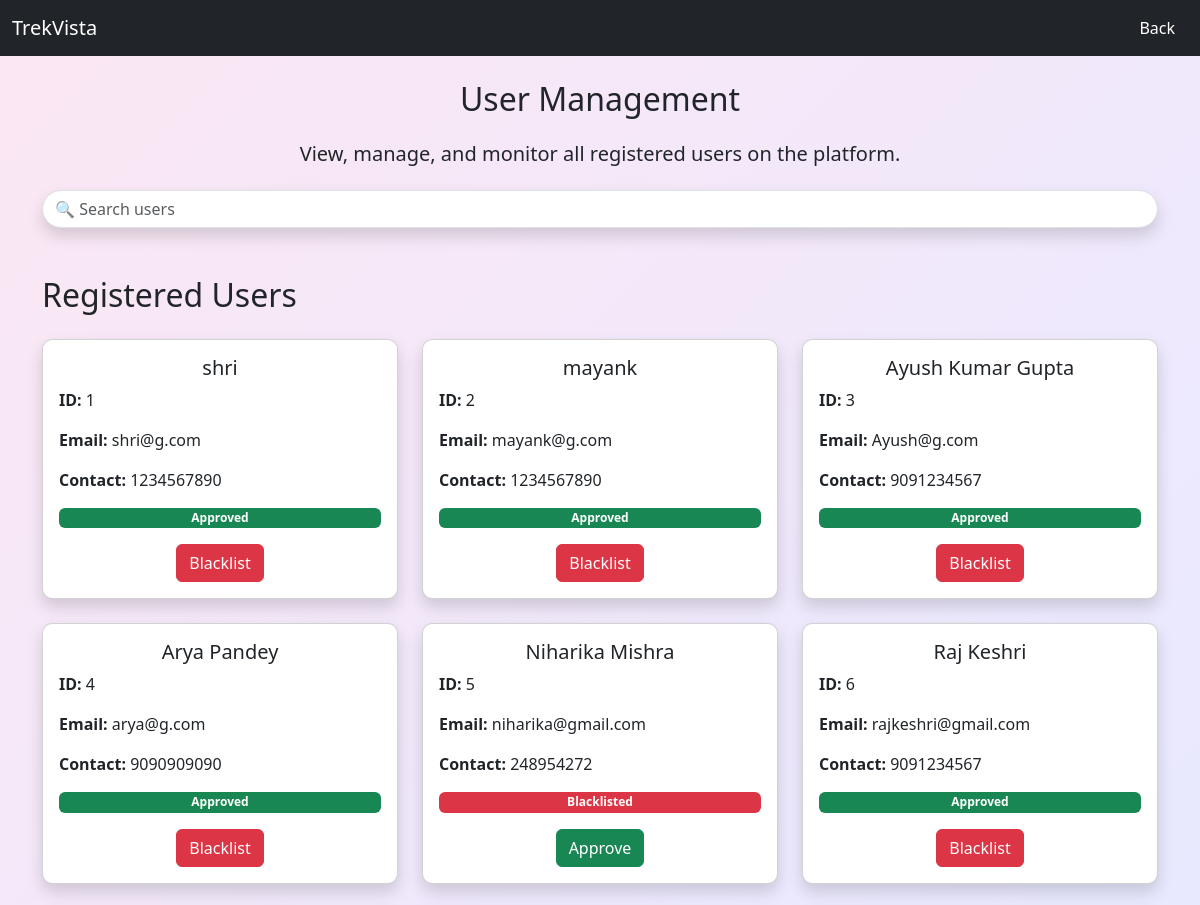
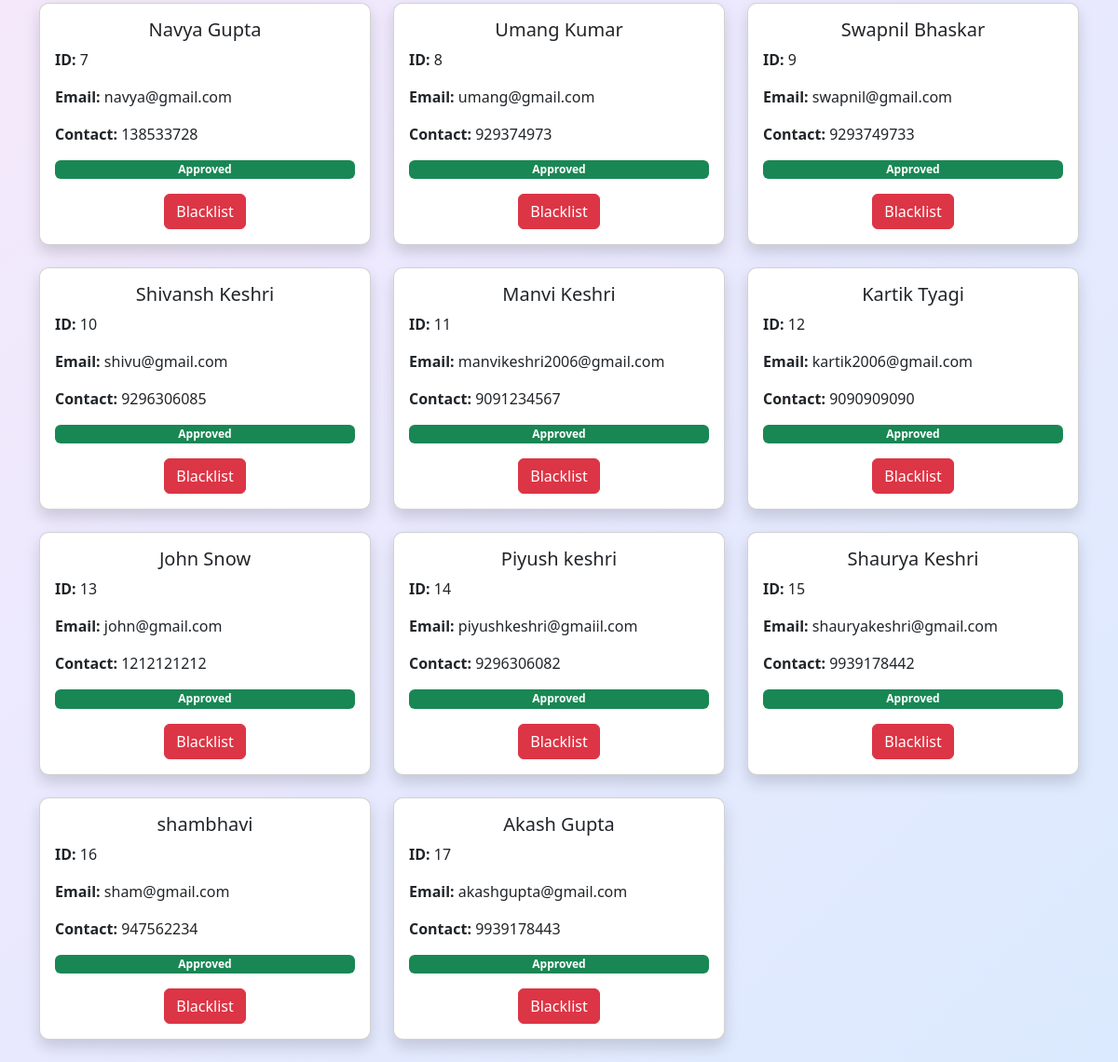
The app's page /admin/users (signed in) with its own data (2 pictures, top to bottom).
### application/model.py (models this page shows)
class User(db.Model):
    user_id=db.Column(db.Integer,primary_key=True)
    user_name = db.Column(db.String(100),nullable = False)
    email=db.Column(db.String(100),unique=True, nullable=False)
    password=db.Column(db.String(200),nullable=False)
    mobile = db.Column(db.String(15), nullable=False)
    is_blacklisted = db.Column(db.Boolean, default=False)
    created_at= db.Column(db.DateTime, default=datetime.utcnow)
    status=db.Column(db.String,default="Approved" )
    bookings = db.relationship("Booking", backref="user")

### application/routes.py (the view)
@app.route("/admin/users")
def admin_users():
    if "admin_id" not in session:
        return redirect("/admin_login")
    search = request.args.get("search", "")
    if search:
        users = User.query.filter(
            or_(
                User.user_name.ilike(f"%{search}%"),
                User.user_id == int(search) if search.isdigit() else False
            )
        ).all()
    else:
        users = User.query.all()
    return render_template(
        "admin/user.html",
        users=users,
        search=search
    )

### templates/Admin/user.html (shortened to what this page needs)
<!DOCTYPE html>
<html lang="en">
<head>
    <link href="https://cdn.jsdelivr.net/npm/bootstrap@5.3.8/dist/css/bootstrap.min.css" rel="stylesheet">
</head>
<body>
<nav class="navbar navbar-expand-lg">
    <div class="container-fluid">
        <a class="navbar-brand">TrekVista </a>
       <div ms-auto>
        <a href="/admin_dashboard" class="btn text-white fw">Back</a>
            </div>
    </div>
</nav>
<div class="container mt-4">
    <h2 class="mb-4 text-center">User Management</h2>
     <h5 class="text-center">View, manage, and monitor all registered users on the platform.</h5>
<form class="d-flex justify-content-center mt-4" method="GET">
    <input
        class="form-control w-100 rounded-pill shadow"
        type="search"
        name="search"
        value="{{ search }}"
        placeholder="🔍 Search users"
    >
</form>
<br>
<br>
{% if search %}
<h2 class="mb-4">Search Results for "{{ search }}"</h2>
{% else %}
<h2 class="mb-4">Registered Users</h2>
{% endif %}
    <div class="row">
        {% for u in users %}
        <div class="col-md-4 mb-4">
            <div class="card shadow p-3">
                <h5 class="text-center">{{ u.user_name }}</h5>
                <p><strong>ID:</strong> {{ u.user_id }}</p>
                <p><strong>Email:</strong> {{ u.email }}</p>
                <p><strong>Contact:</strong> {{ u.mobile}}</p>
                {% if u.is_blacklisted %}
                    <span class="badge bg-danger">Blacklisted</span>
                {% else %}
                    <span class="badge bg-success">Approved</span>
                {% endif %}
                 {% if u.is_blacklisted  %}
                 <div class="mt-3 d-flex justify-content-center">
                    <a href="/admin/users/approve/{{ u.user_id }}" class="btn btn-secondary btn-success">
                        Approve
                    </a>
                </div>
                {% else %}
                <div class="mt-3 d-flex justify-content-center">
                    <a href="/admin/users/blacklist/{{ u.user_id }}" class="btn btn-secondary btn-danger">
                        Blacklist
                    </a>
                </div>
                {% endif %}
            </div>
        </div>
        {% endfor %}
    </div>
</div>
</body>
</html>

### templates/Admin/user.html (style rules this page uses)
body { background: linear-gradient( 135deg, #fce7f3, #ede9fe, #dbeafe) }
.navbar { background-color: #212529; }
.navbar-brand, .nav-link { color: white !important; }
.card { border-radius: 10px; }

### records on screen
User: user_name "shri", user_id "1", email "shri@g.com", mobile "1234567890", is_blacklisted "Approved"
User: user_name "mayank", user_id "2", email "mayank@g.com", mobile "1234567890", is_blacklisted "Approved"
User: user_name "Ayush Kumar Gupta", user_id "3", email "Ayush@g.com", mobile "9091234567", is_blacklisted "Approved"
User: user_name "Arya Pandey", user_id "4", email "arya@g.com", mobile "9090909090", is_blacklisted "Approved"
User: user_name "Niharika Mishra", user_id "5", email "niharika@gmail.com", mobile "248954272", is_blacklisted "Blacklisted"
User: user_name "Raj Keshri", user_id "6", email "rajkeshri@gmail.com", mobile "9091234567", is_blacklisted "Approved"
User: user_name "Navya Gupta", user_id "7", email "navya@gmail.com", mobile "138533728", is_blacklisted "Approved"
User: user_name "Umang Kumar", user_id "8", email "umang@gmail.com", mobile "929374973", is_blacklisted "Approved"
User: user_name "Swapnil Bhaskar", user_id "9", email "swapnil@gmail.com", mobile "9293749733", is_blacklisted "Approved"
User: user_name "Shivansh Keshri", user_id "10", email "shivu@gmail.com", mobile "9296306085", is_blacklisted "Approved"
User: user_name "Manvi Keshri", user_id "11", email "manvikeshri2006@gmail.com", mobile "9091234567", is_blacklisted "Approved"
User: user_name "Kartik Tyagi", user_id "12", email "kartik2006@gmail.com", mobile "9090909090", is_blacklisted "Approved"
User: user_name "John Snow", user_id "13", email "john@gmail.com", mobile "1212121212", is_blacklisted "Approved"
User: user_name "Piyush keshri", user_id "14", email "piyushkeshri@gmaiil.com", mobile "9296306082", is_blacklisted "Approved"
User: user_name "Shaurya Keshri", user_id "15", email "shauryakeshri@gmail.com", mobile "9939178442", is_blacklisted "Approved"
User: user_name "shambhavi", user_id "16", email "sham@gmail.com", mobile "947562234", is_blacklisted "Approved"
User: user_name "Akash Gupta", user_id "17", email "akashgupta@gmail.com", mobile "9939178443", is_blacklisted "Approved"
